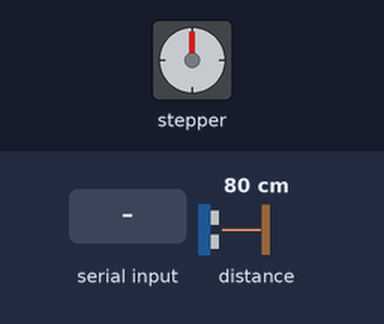
Simulated run of this sketch. Board: Arduino Uno, built with avr-gcc and run on an emulated ATmega328P. Parts: stepper motor. The inputs (shaded band) are chosen by the test bench; at power-on: distance to the obstacle 80 cm. Stepper angles assume 4075 steps per turn; what the sketch prints to the serial monitor is not drawn.

Above: at 1.2 s.
1.3 s: "1" received over Serial
At 2.63 s:
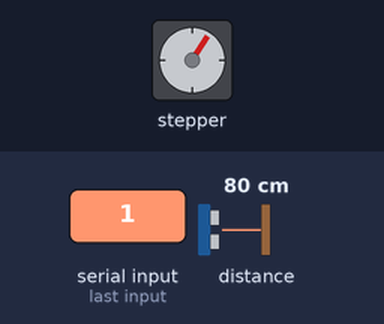
At 3.25 s:
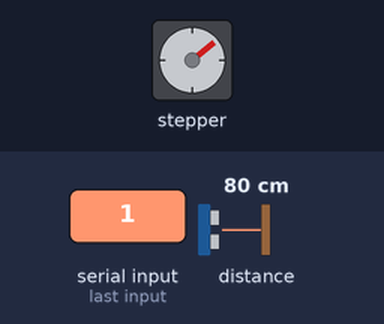
4.3 s: "2" received over Serial
At 4.48 s:
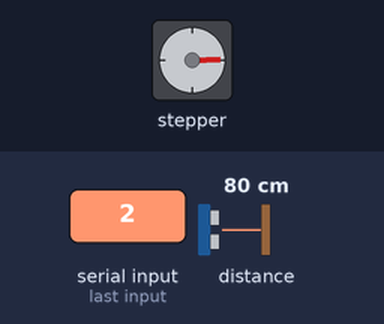
10.3 s: "3" received over Serial
16.3 s: "c" received over Serial
Timing chart, 0 to 20.3 s (numbered marks = the images above; inputs shaded):
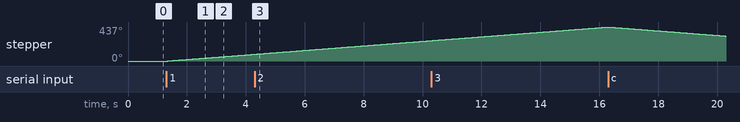

The sketch:

Lidar_Mounted_V_02.ino
```cpp
#include <CustomStepper.h>
#include <Wire.h>
#include <LIDARLite.h>

// 4 pin Stepper setup
CustomStepper stepper(8, 9, 10, 11);
// Lidar setup
LIDARLite myLidarLite;

// Values to send
uint16_t angle = 0;
uint16_t reading = 0;
byte range_int[2];
byte angle_int[2];

// Boolean for checking if a comand is done
boolean rotatedeg = false;

// Number of degrees stepper will turn per cycle set to 1 as default
int degree = 1;

// Number of degrees to turn, CMD will set this to CMD values.
int turn = 0;

// Directional boolan
boolean direc = false;

void setup()
{
  Serial.begin(115200);
  myLidarLite.begin();
  stepper.setRPM(12);
  stepper.setSPR(4075.7728395);
  stepper.isDone();
  stepper.setDirection(CW);
}

void loop()
{

//
  if(stepper.isDone()){
    rotatedeg = false;
  }

   char c;
   c = Serial.read();

  if(c == 'x'){
    angle = 0;
  }


   if(c == 'c'){
    stepper.setDirection(CCW);
    angle = 360;
    direc = false;
   }

   if(c == 'v'){
    stepper.setDirection(CW);
     angle = 0;
     direc = true;
   }


   if(c == '1'){
    rotatedeg = false;
    turn = 90;
   }

   if(c == '2'){
    rotatedeg = false;
    turn = 180;
   }

   if(c == '3'){
    rotatedeg = false;
    turn = 360;
   }

         if(c == '4'){
    rotatedeg = false;
    turn = 5;
   }
   if(c == '5'){
    rotatedeg = false;
    turn = 10;
   }

   if(c == '6'){
    rotatedeg = false;
    turn = 15;
   }

   if(c == '7'){
    rotatedeg = false;
    turn = 25;
   }


  if (stepper.isDone() && rotatedeg == false && turn > 0)
  {

    // Take a reading with the Lidar and store it in a 16bit unsigned integer
    reading = myLidarLite.distance();

     // Send flag 'L'
     Serial.write(0x4c);
     // Send flag 'A'
     Serial.write(0x41);

    // Send Angle as 2 bytes
    angle_int[0] = ((angle >> 8) & 0xFF);
    angle_int[1] = angle & 0xFF;
    Serial.write(angle_int[0]);
    Serial.write(angle_int[1]);

    // Send flag 'R'
    Serial.write(0x52);

    // Send Range as 2 bytes
    range_int[0] = ((reading >> 8) & 0xFF);
    range_int[1] = reading & 0xFF;
    Serial.write(range_int[0]);
    Serial.write(range_int[1]);

    // Send end CRLF + EoT
    Serial.write(0x0d);
    Serial.write(0x0a);
    Serial.write(0x04);

    // Set number of degrees to turn in next cycle (default 1)
    stepper.rotateDegrees(degree);

    // Set rotateable
    rotatedeg = true;

    // Decrement degrees to go
    turn--;

    // Depending on direction either increment or decrement 'angle'
    if(direc == false){
      angle--;
    }else if(direc == true){
      angle++;
    }

    // on finished CMD return
    if(turn == 0){
      Serial.write(0x51);
    }

  }
  stepper.run();
}
```

Measured:
- after the input at 1.3 s, stepper: keeps turning clockwise at about 30°/s, starting at once
